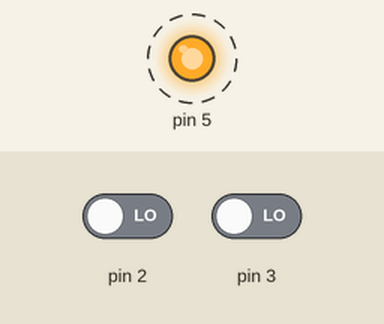
Simulated run of this sketch. Board: Arduino Uno, built with avr-gcc and run on an emulated ATmega328P. On the bench: output pins drawn as LEDs (lit = HIGH). Dashed ring = blinking. Inputs (shaded band) come from the test bench; at power-on: pin 2 LOW, pin 3 LOW.

Above: at 5.0 s.
5.1 s: pin 2 driven HIGH
At 5.5 s:
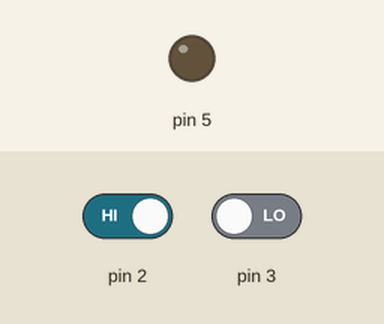
At 6.1 s:
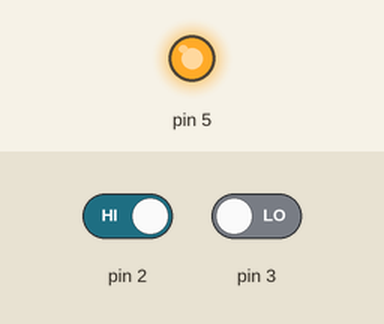
6.6 s: pin 3 driven HIGH
Timing chart, 0 to 15.6 s (numbered marks = the images above; inputs shaded):
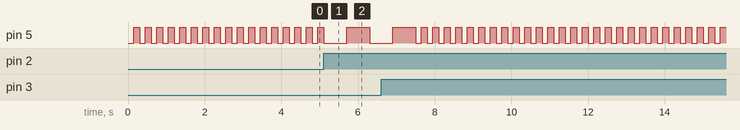

The sketch:

BlinkLED.ino
```cpp
/*
Author = Julio de Souza
Program Description - Simple blinking LED in port 5 but the delay time can be changed by external interruption Int 0 and Int 1 (port 2 and 3)
*/


#include <avr/interrupt.h>
#include <util/delay.h>

volatile int cnt_zero = 1 ;

ISR (INT0_vect){          //External interrupt_zero ISR 0
  cnt_zero = 2;
}
ISR (INT1_vect){          //External interrupt_zero ISR 1
  cnt_zero = 1;
}

int main(void){
  DDRD |= 0b00100000; // The Port D Data Direction Register (Port 5 as output)

  EIMSK |= 0b00000011; //External Interrupt Mask Regist Enabling external interruption

  EICRA = EICRA|0b00001111; //External Interrupt Control Register A

  sei();

  while(1){
    if(cnt_zero == 1){
      _delay_ms(150);
      PORTD |= 0b00100000;
      _delay_ms(150);
      PORTD &= 0b11011111;
    }
    else{
      _delay_ms(600);
      PORTD |= 0b00100000;
      _delay_ms(600);
      PORTD &= 0b11011111;
    }

  }

return 1;
}
```

Measured:
- by itself, pin 5: repeats every 0.30 s: LOW 0.15 s, HIGH 0.15 s
